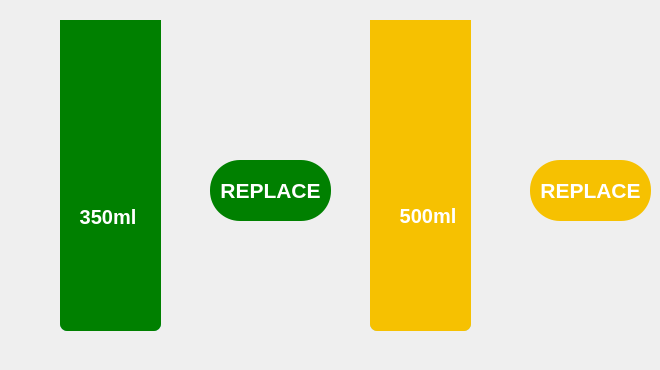
                  <widget class="QWidget" name="page_monitor">
                   <widget class="QLabel" name="drink1_image_label">
                    <property name="geometry">
                     <rect>
                      <x>10</x>
                      <y>0</y>
                      <width>201</width>
                      <height>361</height>
                     </rect>
                    </property>
                    <property name="font">
                     <font>
                      <family>Segoe UI</family>
                      <pointsize>40</pointsize>
                     </font>
                    </property>
                    <property name="styleSheet">
                     <string notr="true">image: url(:/newPrefix/bottle.png);</string>
                    </property>
                    <property name="text">
                     <string/>
                    </property>
                    <property name="textFormat">
                     <enum>Qt::AutoText</enum>
                    </property>
                    <property name="alignment">
                     <set>Qt::AlignCenter</set>
                    </property>
                   </widget>
                   <widget class="QLabel" name="drink2_image_label">
                    <property name="geometry">
                     <rect>
                      <x>330</x>
                      <y>0</y>
                      <width>201</width>
                      <height>361</height>
                     </rect>
                    </property>
                    <property name="font">
                     <font>
                      <family>Segoe UI</family>
                      <pointsize>40</pointsize>
                     </font>
                    </property>
                    <property name="styleSheet">
                     <string notr="true">image: url(:/newPrefix/bottle.png);</string>
                    </property>
                    <property name="text">
                     <string/>
                    </property>
                    <property name="alignment">
                     <set>Qt::AlignCenter</set>
                    </property>
                   </widget>
                   <widget class="QPushButton" name="drink1_replace_button">
                    <property name="geometry">
                     <rect>
                      <x>210</x>
                      <y>160</y>
                      <width>121</width>
                      <height>61</height>
                     </rect>
                    </property>
                    <property name="font">
                     <font>
                      <family>Arial</family>
                      <pointsize>16</pointsize>
                      <weight>75</weight>
                      <bold>true</bold>
                     </font>
                    </property>
                    <property name="styleSheet">
                     <string notr="true">QPushButton{
color: rgb(255, 255, 255);
	background-color: rgb(0, 128, 0);
border-radius:30px;
}</string>
                    </property>
                    <property name="text">
                     <string>REPLACE</string>
                    </property>
                   </widget>
                   <widget class="QPushButton" name="drink2_replace_button">
                    <property name="geometry">
                     <rect>
                      <x>530</x>
                      <y>160</y>
                      <width>121</width>
                      <height>61</height>
                     </rect>
                    </property>
                    <property name="font">
                     <font>
                      <family>Arial</family>
                      <pointsize>16</pointsize>
                      <weight>75</weight>
                      <bold>true</bold>
                     </font>
                    </property>
                    <property name="styleSheet">
                     <string notr="true">QPushButton{
color: rgb(255, 255, 255);
	background-color: rgb(246, 193, 1);
border-radius:30px;
}</string>
                    </property>
                    <property name="text">
                     <string>REPLACE</string>
                    </property>
                   </widget>
                   <widget class="QProgressBar" name="drink1_progressbar">
                    <property name="geometry">
                     <rect>
                      <x>60</x>
                      <y>20</y>
                      <width>101</width>
                      <height>311</height>
                     </rect>
                    </property>
                    <property name="font">
                     <font>
                      <family>Arial</family>
                      <pointsize>36</pointsize>
                      <weight>50</weight>
                      <bold>false</bold>
                     </font>
                    </property>
                    <property name="styleSheet">
                     <string notr="true">QProgressBar {
color: rgb(255, 255, 255);

background-color: qlineargradient(spread:reflect, x1:0.506, y1:1, x2:1, y2:0, stop:0 rgba(124, 222, 242, 150), stop:1 rgba(124, 222, 242, 255));
border-bottom-right-radius: 7px;
border-bottom-left-radius: 7px;
width: 15px;
}

QProgressBar::chunk {
background-color: rgb(0, 128, 0);
border-bottom-right-radius: 7px;
border-bottom-left-radius: 7px;
}</string>
                    </property>
                    <property name="value">
                     <number>100</number>
                    </property>
                    <property name="alignment">
                     <set>Qt::AlignCenter</set>
                    </property>
                    <property name="textVisible">
                     <bool>false</bool>
                    </property>
                    <property name="orientation">
                     <enum>Qt::Vertical</enum>
                    </property>
                   </widget>
                   <widget class="QProgressBar" name="drink2_progressbar">
                    <property name="geometry">
                     <rect>
                      <x>370</x>
                      <y>20</y>
                      <width>101</width>
                      <height>311</height>
                     </rect>
                    </property>
                    <property name="font">
                     <font>
                      <family>Arial</family>
                      <pointsize>36</pointsize>
                      <weight>50</weight>
                      <bold>false</bold>
                     </font>
                    </property>
                    <property name="styleSheet">
                     <string notr="true">QProgressBar {
color: rgb(255, 255, 255);

background-color: qlineargradient(spread:reflect, x1:0.506, y1:1, x2:1, y2:0, stop:0 rgba(124, 222, 242, 150), stop:1 rgba(124, 222, 242, 255));
border-bottom-right-radius: 7px;
border-bottom-left-radius: 7px;
width: 15px;
}

QProgressBar::chunk {
background-color: rgb(246, 193, 1);
border-bottom-right-radius: 7px;
border-bottom-left-radius: 7px;
}</string>
                    </property>
                    <property name="value">
                     <number>100</number>
                    </property>
                    <property name="alignment">
                     <set>Qt::AlignCenter</set>
                    </property>
                    <property name="textVisible">
                     <bool>false</bool>
                    </property>
                    <property name="orientation">
                     <enum>Qt::Vertical</enum>
                    </property>
                   </widget>
                   <widget class="QLabel" name="drink1_residual_label">
                    <property name="geometry">
                     <rect>
                      <x>80</x>
                      <y>201</y>
                      <width>56</width>
                      <height>31</height>
                     </rect>
                    </property>
                    <property name="font">
                     <font>
                      <family>Arial</family>
                      <pointsize>15</pointsize>
                      <weight>75</weight>
                      <bold>true</bold>
                     </font>
                    </property>
                    <property name="styleSheet">
                     <string notr="true">color: rgb(255, 255, 255);</string>
                    </property>
                    <property name="text">
                     <string>350ml</string>
                    </property>
                    <property name="alignment">
                     <set>Qt::AlignCenter</set>
                    </property>
                   </widget>
                   <widget class="QLabel" name="drink2_residual_label">
                    <property name="geometry">
                     <rect>
                      <x>400</x>
                      <y>200</y>
                      <width>56</width>
                      <height>31</height>
                     </rect>
                    </property>
                    <property name="font">
                     <font>
                      <family>Arial</family>
                      <pointsize>15</pointsize>
                      <weight>75</weight>
                      <bold>true</bold>
                     </font>
                    </property>
                    <property name="styleSheet">
                     <string notr="true">color: rgb(255, 255, 255);</string>
                    </property>
                    <property name="text">
                     <string>500ml</string>
                    </property>
                    <property name="alignment">
                     <set>Qt::AlignCenter</set>
                    </property>
                   </widget>
                   <zorder>drink2_progressbar</zorder>
                   <zorder>drink1_progressbar</zorder>
                   <zorder>drink1_image_label</zorder>
                   <zorder>drink2_image_label</zorder>
                   <zorder>drink1_replace_button</zorder>
                   <zorder>drink2_replace_button</zorder>
                   <zorder>drink1_residual_label</zorder>
                   <zorder>drink2_residual_label</zorder>
                  </widget>
